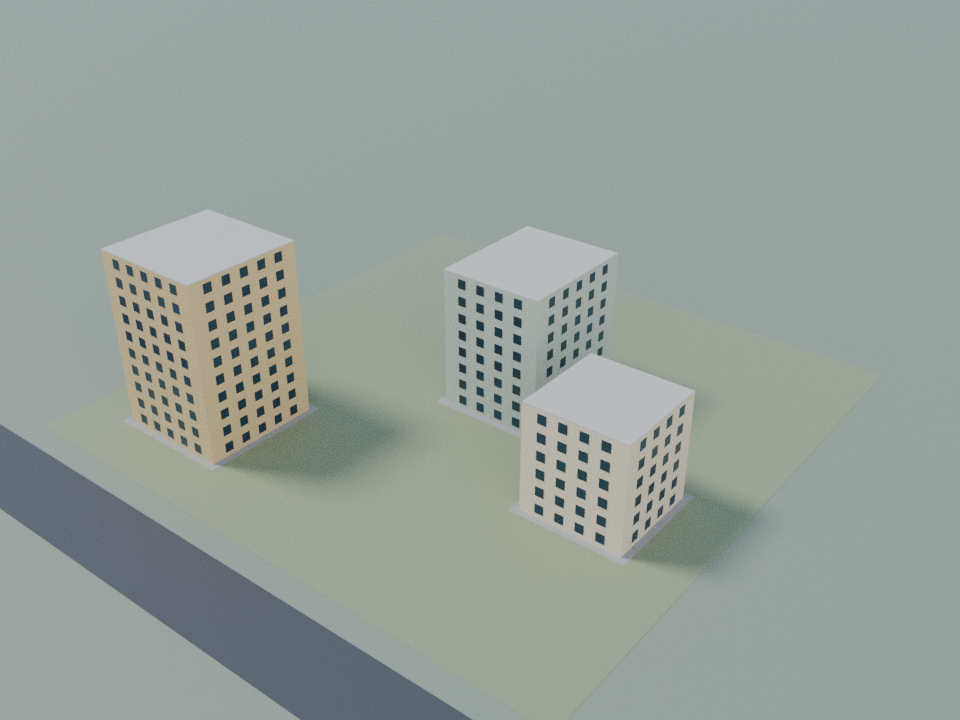
#> input picture aerial.png, 960 x 720 px
$ python -i test_offline_viewer.py   (imports and definitions only)
#> lines starting #> are read from the running program, lines starting #| are printed output that depends on the picture
"""Independently reopen the packaged offline viewer in Chromium.

The managed browser blocks file:// navigation, so the actual file is reopened as
UTF-8 and loaded into about:blank. HTTP is disabled and all external requests fail.
This tests self-contained HTML operation, not delivery to the recipient machine.
"""
import argparse
import base64
import hashlib
import json
import math
import struct
import tempfile
from html.parser import HTMLParser
from pathlib import Path

from PIL import Image
from playwright.sync_api import sync_playwright

from test_visible_delivery import ROOT, decoded_png, source_hashes


class Reader(HTMLParser):
    # [12 lines left out: functions __init__, handle_starttag, not called in this run]

    def handle_data(self, text):
        if self.script_id:
            self.scripts[self.script_id] = self.scripts.get(self.script_id, "") + text

    def handle_endtag(self, tag):
        if tag == "script":
            self.script_id = None


def sha256(payload):
    return hashlib.sha256(payload).hexdigest()


# [38 lines left out: functions glb_document, verify_inventory, verify_camera, not called in this run]


def run(source, output):
    source = source.resolve()
    output.mkdir(parents=True, exist_ok=True)
    before = source_hashes()
    raw = source.read_bytes()
    assert 1_000_000 < len(raw) < 40_000_000, "Unexpected standalone viewer size"
    text = raw.decode("utf-8", errors="strict")
    reader = Reader(); reader.feed(text)
    payload = json.loads(reader.scripts["viewerPayload"])
    imported = json.loads(reader.scripts["importmap"])["imports"]
    assert len(imported) == 5
    for url in imported.values():
        assert url.startswith("data:application/javascript;base64,")
        base64.b64decode(url.split(",", 1)[1], validate=True).decode("utf-8", errors="strict")
    assert "The MIT License" in text and "three.js authors" in text
    for record in payload["images"]:
        embedded = base64.b64decode(reader.images[record["id"]].split(",", 1)[1], validate=True)
        assert len(embedded) == record["bytes"] and sha256(embedded) == record["sha256"]
        assert embedded == (ROOT / "examples" / "renders" / record["name"]).read_bytes()
        decoded_png(embedded)
    for record in payload["models"]:
        embedded = base64.b64decode(record["base64"], validate=True)
        assert len(embedded) == record["bytes"] and sha256(embedded) == record["sha256"]
        assert embedded == (ROOT / "examples" / "renders" / record["name"]).read_bytes()
    report = {"status": "running", "recipient_access": "not_verified", "html": str(source),
              "bytes": len(raw), "sha256": sha256(raw), "opening_method": "independent_UTF8_reopen_and_Chromium_about_blank",
              "file_protocol_navigation_tested": False, "HTTP_offline": True, "checks": [],
              "network_requests": [], "page_errors": [], "downloads": [], "models": []}
    checks = report["checks"]
    checks.append("packaged HTML independently reopened; embedded PNG and GLB bytes equal existing verified sources")
    checks.append("all five MIT licensed JavaScript modules are self-contained data URLs")
    with tempfile.TemporaryDirectory(prefix="golden-offline-viewer-") as directory, sync_playwright() as playwright:
        browser = playwright.chromium.launch(executable_path="/usr/bin/chromium", headless=True,
            args=["--no-sandbox", "--enable-unsafe-swiftshader", "--use-angle=swiftshader"])
        context = browser.new_context(viewport={"width": 1500, "height": 1100}, accept_downloads=True)
        context.set_offline(True)
        page = context.new_page()
        page.set_default_timeout(30000)
        page.on("pageerror", lambda error: report["page_errors"].append(str(error)))

        # [6 lines left out: function block_network, not called in this run]

        page.route("**/*", block_network)
        page.set_content(text, wait_until="load", timeout=60000)
        page.wait_for_function("window.goldenOffline?.ready === true")
        page.evaluate("async () => Promise.all([...document.querySelectorAll('#images img')].map(img => img.decode()))")
        assert page.locator("#images img").count() == 3
        for img in page.locator("#images img").all():
            assert img.is_visible() and img.evaluate("img => img.naturalWidth >= 640 && img.naturalHeight >= 480")
        assert "פוענחו" in page.locator("#imageStatus").inner_text()
        page.locator("#images").screenshot(path=str(output / "offline-images-visible.png"))
        checks.append("all three original PNGs display and decode while HTTP is offline")
        assert page.locator("#viewport canvas").count() == 1
        assert page.evaluate("window.goldenOffline.getObjectIds()") == ["A", "B", "C"]
        initial = page.evaluate("window.goldenOffline.getCamera()")
        verify_camera(initial, payload["cameras"]["aerial"])
        checks.append("real WebGL initializes using the saved existing GLB camera")

        for key, name in [("baseline", "aerial"), ("edited", "edited-aerial")]:
            page.click("#" + key)
            assert page.evaluate("window.goldenOffline.getActiveModel()") == key
            actual_inventory = page.evaluate("window.goldenOffline.getInventory()")
            count = verify_inventory(actual_inventory, name)
            cameras = page.evaluate("window.goldenOffline.getImportedCameras()")
            document = glb_document(ROOT / "examples" / "renders" / (name + ".glb"))
            expected_camera = next(node for node in document["nodes"] if "camera" in node)
            assert len(cameras) == len(document["cameras"]) == 1
            assert math.dist(cameras[0]["position"], expected_camera["translation"]) < 0.00001
            assert max(abs(a - b) for a, b in zip(cameras[0]["quaternion"], expected_camera["rotation"])) < 0.00001
            assert abs(cameras[0]["fov"] - math.degrees(document["cameras"][0]["perspective"]["yfov"])) < 0.00001
            report["models"].append({"key": key, "original_glb": name + ".glb", "meshes": count,
                                     "cameras": len(cameras), "geometry_and_bounds": "passed"})
            screenshot = output / ("offline-" + key + "-model.png")
            page.locator("#viewport").screenshot(path=str(screenshot))
            with Image.open(screenshot) as picture:
                picture.load()
                pixels = list(picture.convert("RGB").getdata())
                white_fraction = sum(all(component >= 245 for component in pixel) for pixel in pixels) / len(pixels)
                assert white_fraction < .40, "Offline model view is washed out by display lighting"
                assert any(high - low > 60 for low, high in picture.convert("RGB").getextrema()), "Offline viewport is blank"
                report["models"][-1]["white_pixel_fraction"] = round(white_fraction, 5)
        checks.append("existing baseline and edited GLBs retain every mesh id vertex/triangle count world bounds and camera pose")
        untouched = page.evaluate("window.goldenOffline.getInventory()")
        page.click("#aerial")
        verify_camera(page.evaluate("window.goldenOffline.getCamera()"), payload["cameras"]["aerial"])
        page.click("#street")
        verify_camera(page.evaluate("window.goldenOffline.getCamera()"), payload["cameras"]["street"])
        assert abs(page.evaluate("window.goldenOffline.getCamera().position[1]") - 1.7) < 0.002
        page.click("#aerial")
        page.locator("#viewport").scroll_into_view_if_needed()
        camera_before = page.evaluate("window.goldenOffline.getCamera()")
        box = page.locator("#viewport canvas").bounding_box()
        page.mouse.move(box["x"] + box["width"] * .45, box["y"] + box["height"] * .5)
        page.mouse.down(); page.mouse.move(box["x"] + box["width"] * .65, box["y"] + box["height"] * .56, steps=12); page.mouse.up()
        page.wait_for_timeout(600)
        assert math.dist(camera_before["position"], page.evaluate("window.goldenOffline.getCamera().position")) > .1
        assert page.evaluate("window.goldenOffline.getInventory()") == untouched
        checks.append("offline orbit and exact saved aerial/street presets operate without changing model geometry")

        for record in payload["images"]:
            with page.expect_download() as event:
                page.locator('[data-image-download="' + record["name"] + '"]').click()
            download = event.value
            target = Path(directory) / record["name"]; download.save_as(str(target))
            assert download.failure() is None and download.suggested_filename == record["name"]
            saved = target.read_bytes()
            assert saved == (ROOT / "examples" / "renders" / record["name"]).read_bytes()
            report["downloads"].append({"name": record["name"], "bytes": len(saved), "sha256": sha256(saved),
                                       "dimensions": decoded_png(saved), "status": "passed"})
        with page.expect_download() as event:
            page.click("#downloadGlb")
        download = event.value
        target = Path(directory) / "edited-aerial.glb"; download.save_as(str(target))
        assert download.failure() is None and download.suggested_filename == "edited-aerial.glb"
        assert target.read_bytes() == (ROOT / "examples" / "renders" / "edited-aerial.glb").read_bytes()
        checks.append("offline PNG and original GLB download buttons save independently reopened byte-identical sources")
        assert not report["network_requests"], report["network_requests"]
        assert not report["page_errors"], report["page_errors"]
        checks.append("no external requests or JavaScript page errors")
        browser.close()
    assert source_hashes() == before, "Source images/models/ZIP changed"
    assert source.read_bytes() == raw, "Packaged HTML changed while testing"
    report["source_artifact_hashes"] = before
    checks.append("original artifacts ZIP and standalone HTML remain byte-identical after validation")
    report["status"] = "passed"
    (output / "offline-viewer-validation.json").write_text(json.dumps(report, ensure_ascii=False, indent=2))
    print(json.dumps({key: report[key] for key in ["status", "bytes", "sha256", "checks", "models", "downloads", "recipient_access"]},
                     ensure_ascii=False, indent=2))
    return report


# [6 lines not run here, left out]

>>> import cv2
>>> picture = cv2.imread('../aerial.png', cv2.IMREAD_GRAYSCALE)
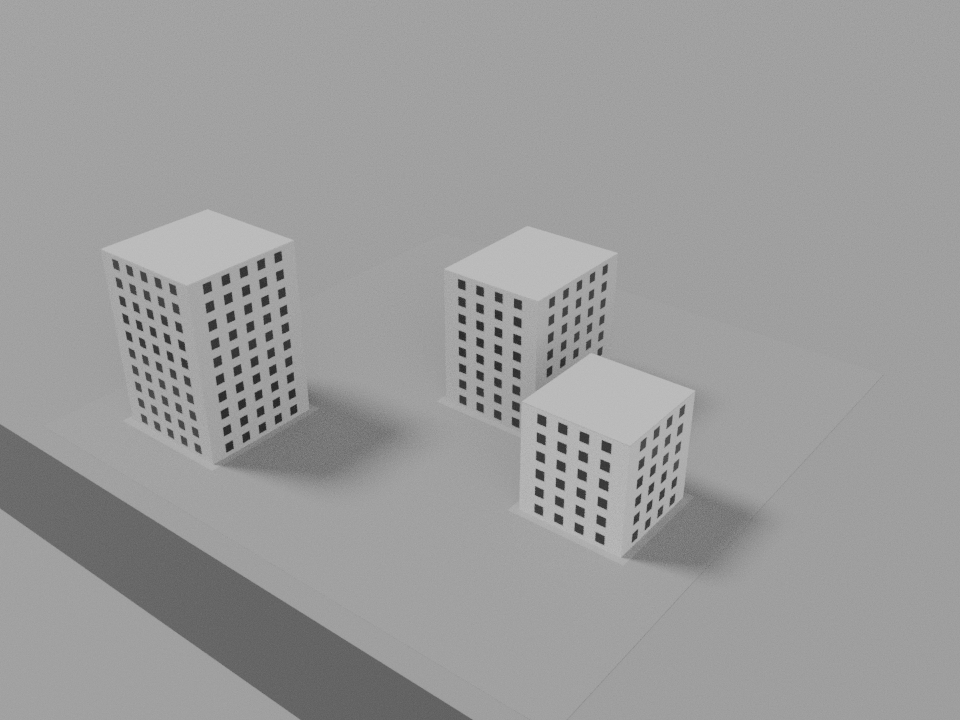
#> picture: shape (720, 960); min 34, max 191, mean 155.6
>>> result = run(picture, 'out.png')
#> (the run stopped early here; a loop or call above may not have finished)
